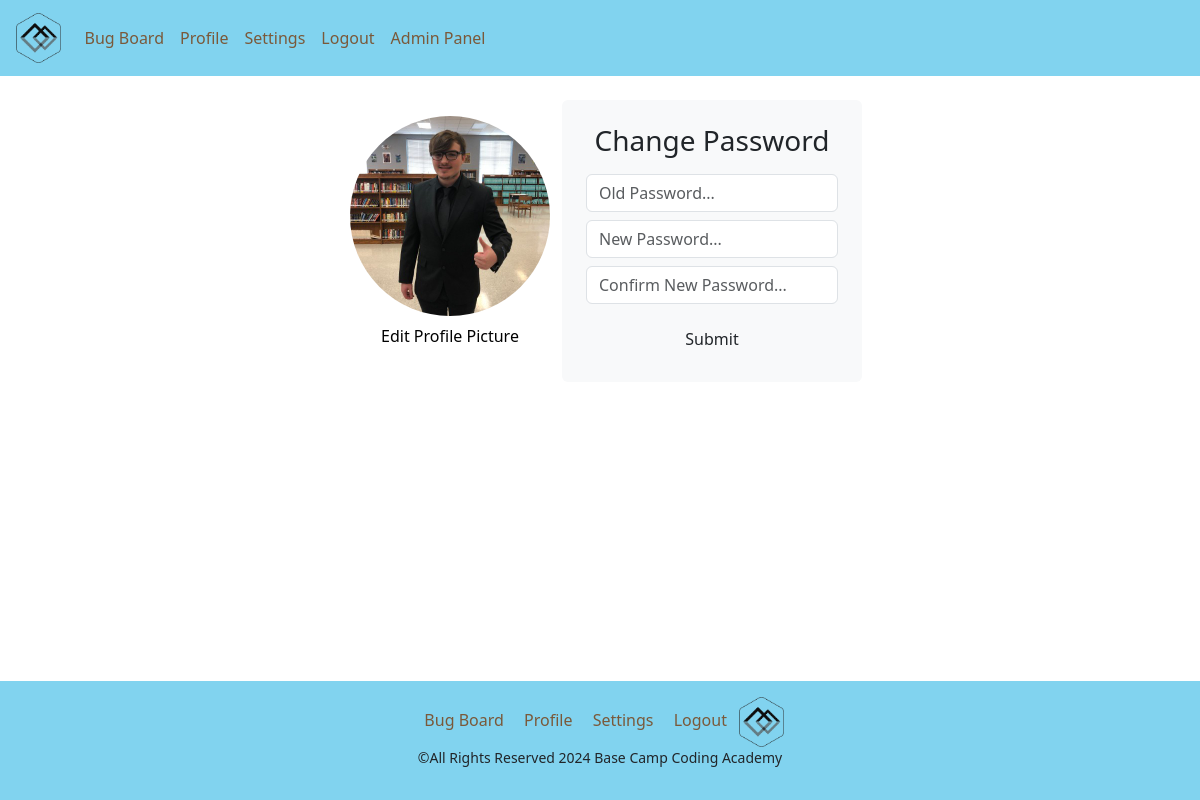
Page /settings/ (signed in) on the earlier database version.
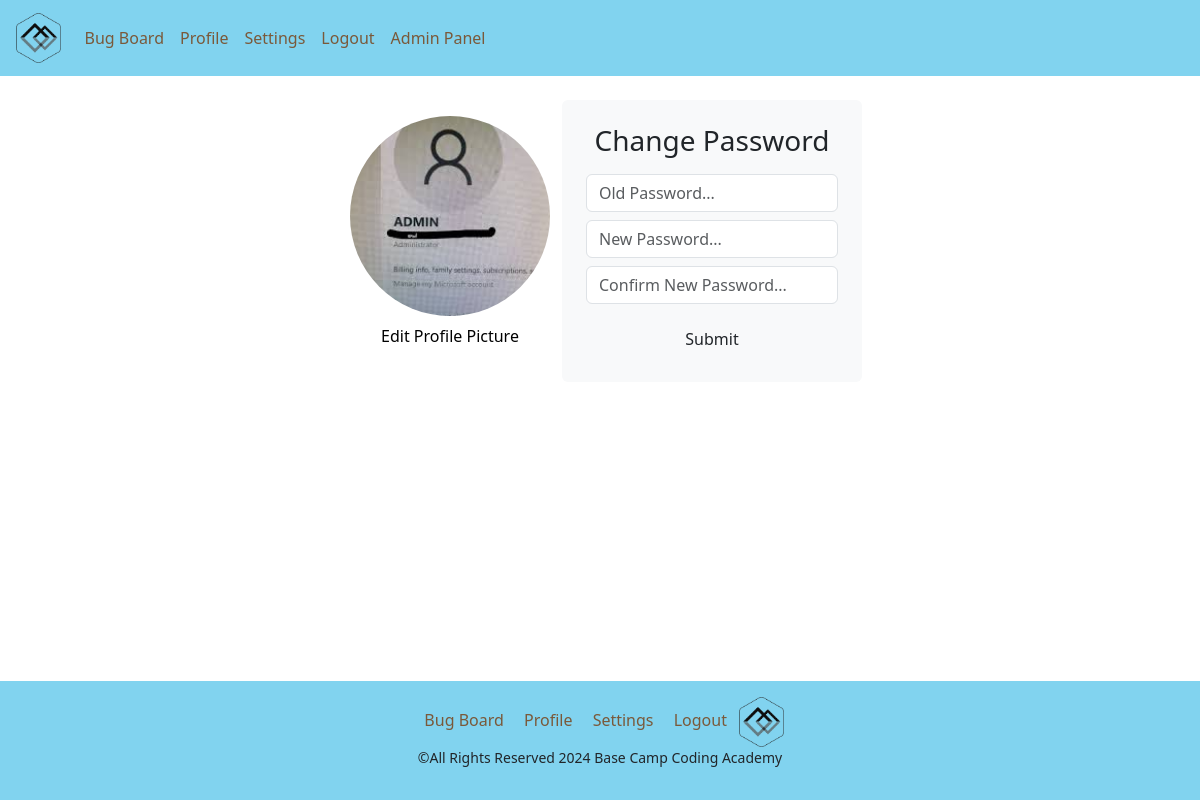
Same page on the later database version.
### app/models.py (models this page shows, shortened)
class Account(models.Model):
    user = models.OneToOneField(User, null=True, on_delete=models.CASCADE)
    profile_picture = models.ImageField(upload_to='profile_pics/', null=True, blank=True)

### app/views.py (the view)
# urls.py: path('settings/', settingPage, name='setting'),
@login_required(login_url='login')
def settingPage(request: HttpRequest) -> HttpResponse:
    password_change_form = None
    picture_change_form = None
    if request.method == 'POST':
        if 'password_change_submit' in request.POST:
            password_change_form = PasswordChangeForm(request.user, request.POST)
            if password_change_form.is_valid():
                user = password_change_form.save()
                update_session_auth_hash(request, user)
                return redirect('setting')
            else:
                for field, errors in password_change_form.errors.items():
                    for error in errors:
                        messages.error(request, f"Error in {field}: {error}")
                print(f'The password change form was not completed correctly: {password_change_form.errors}')
        elif 'picture_change_submit' in request.POST:
            picture_change_form = pfpChangeForm(request.POST, request.FILES)
            if picture_change_form.is_valid():
                clean_picture = picture_change_form.cleaned_data['picture']
                changePfp(request.user,clean_picture)
                return redirect('setting')
            else:
                messages.error(request, 'Error updating profile picture.')
                print(f'The profile picture change form was not completed correctly: {picture_change_form.errors}')
    else:
        password_change_form = PasswordChangeForm(request.user)
        picture_change_form = pfpChangeForm()
    account = getAccountFor(request.user)
    context = {'account': account, 'password_change_form': password_change_form, 'picture_change_form': picture_change_form}
    return render(request, 'setting.html', context)

### app/forms.py
class pfpChangeForm(forms.Form):
    picture = forms.ImageField(widget=forms.ClearableFileInput(attrs={'class': 'form-control', 'accept': 'image/*'}), label='Select Profile Picture', required=True)

### app/models.py (called while the page is built)
def getAccountFor(user):
    account = Account.objects.get(user=user)
    return account

### app/templates/setting.html (shortened to what this page needs)
{% extends "base.html" %}
{% load static %}
{% block content %}
<br>
<div class="d-flex justify-content-center">
    <br>
    <div class='d-flex'>
        <div class="">
            <div class='container text-center mt-3'>
                <a class="linkStripper" href="#" data-bs-toggle="modal" data-bs-target="#profilePictureModal">
                    {% if account.profile_picture %}
                        <div class='rounded-circle-container2'>
                            <img src="{{ account.profile_picture.url }}" alt="Profile Picture">
                        </div>
                    {% else %}
                        <div class='rounded-circle-container2'>
                            <img src="{% static 'images/default_no_profile_pic.jpg' %}" alt="Default Profile">
                        </div>
                    {% endif %}
                    <p class='mt-2'>Edit Profile Picture</p>
                </a>
            </div>
        </div>
        <br>
        <div class='maxWidthBox container text-center bg-light d-smoke rounded w-sm-75 w-lg-25 p-4'>
            <h3> Change Password </h3>
            <div class=''>
                <form method="POST" action="">
                    <div class="input-group mb-2">
                        <input type="password" name="old_password" placeholder="Old Password..." class="form-control">
                    </div>
                    <div class="input-group mb-2">
                        <input type="password" name="new_password1" placeholder="New Password..." class="form-control">
                    </div>
                    <div class="input-group mb-2">
                        <input type="password" name="new_password2" placeholder="Confirm New Password..." class="form-control">
                    </div>
                    <div class="d-flex justify-content-center mt-3 login_container">
                        <input class="btn login_btn" type="submit" name="password_change_submit" value="Submit">
                    </div>
                </form>
            </div>
        </div>
    </div>
</div>
<br>
{% endblock content %}

Differences in the rows shown:
changed Account: profile_picture: a different picture
